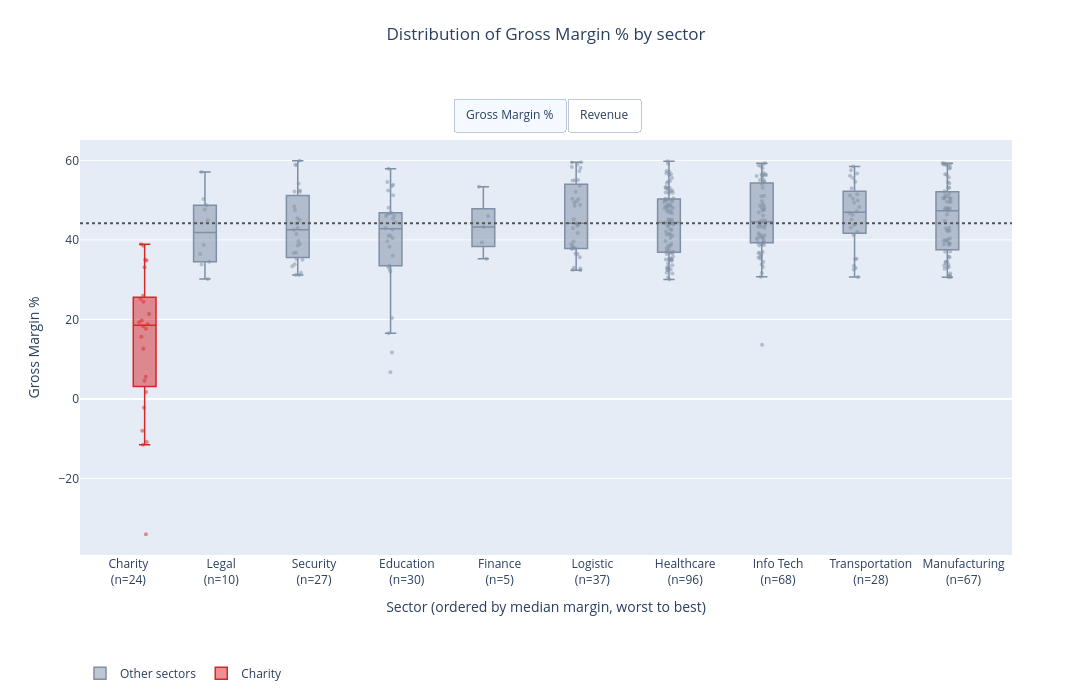

Notebook code for this chart:
### Code cell
# Charity gets its own trace so it can be coloured differently. It is the one
# sector whose whole distribution sits below the others.
sector_groups_elliot = [("Other sectors", "#7f8fa6", False),
                        ("Charity", "#d62728", True)]


def fig_sector_elliot(data, metric_name="Gross Margin %", show_buttons=False):
    """Box plot of one metric across the sectors, with Charity picked out."""
    if data.empty:
        return blank_figure("No clients match these filters")

    # With buttons we build both metrics and hide one. Without, just the one asked for.
    metrics_to_build = list(metrics_elliot) if show_buttons else [metric_name]

    is_charity = data["SECTOR"] == "Charity"
    fig = go.Figure()
    for name in metrics_to_build:
        metric = metrics_elliot[name]
        for group_name, group_colour, charity_group in sector_groups_elliot:
            subset = data[is_charity] if charity_group else data[~is_charity]
            fig.add_trace(go.Box(
                x=subset["sector_label"],
                y=subset[metric["col"]],
                name=group_name,
                marker_color=group_colour,
                boxpoints="all", jitter=0.5, pointpos=0,   # points on the box
                marker={"size": 4, "opacity": 0.5},
                line={"width": 1.5},
                visible=(name == metric_name),
                text=subset["point_text"],
                hovertemplate="%{text}<br>%{y:" + metric["fmt"] + "}"
                              + metric["suffix"] + "<extra></extra>",
            ))

    fig.update_layout(
        title={"text": "Distribution of " + metric_name + " by sector",
               "x": 0.5, "xanchor": "center", "y": 0.96, "yanchor": "top"},
        xaxis={"title": "Sector (ordered by median margin, worst to best)",
               "categoryorder": "array", "categoryarray": sector_label_order_elliot},
        yaxis={"title": metric_name,
               "type": metrics_elliot[metric_name]["axis_type"],
               "dtick": metrics_elliot[metric_name]["dtick"]},
        shapes=ref_shapes_elliot(metrics_elliot[metric_name], data),
        boxmode="group",
        legend={"orientation": "h", "y": -0.25},
        height=700 if show_buttons else DASH_CHART_HEIGHT,
        # The dashboard version has no buttons above the title, so it can
        # give the top margin back to the plot itself.
        margin={"t": 140 if show_buttons else 46, "b": 80},
    )

    if show_buttons:
        buttons = []
        for name in metrics_elliot:
            # Two traces per metric, so show that metric's pair and hide the rest.
            visible = []
            for built in metrics_to_build:
                for _ in sector_groups_elliot:
                    visible.append(built == name)
            buttons.append({
                "label": name,
                "method": "update",
                "args": [{"visible": visible},
                         {"yaxis.title.text": name,
                          "yaxis.type": metrics_elliot[name]["axis_type"],
                          "yaxis.dtick": metrics_elliot[name]["dtick"],
                          "shapes": ref_shapes_elliot(metrics_elliot[name], data),
                          "title.text": "Distribution of " + name + " by sector"}],
            })
        fig.update_layout(
            width = 1100,
            updatemenus=[{"type": "buttons", "direction": "right",
                          "buttons": buttons, "x": 0.5, "xanchor": "center",
                          "y": 1.10, "yanchor": "top", "showactive": True}])

    return fig


fig_sector_elliot(base_df_elliot, show_buttons=True).show()

### Figure 1 — Plotly figure (JSON) as saved in the notebook; plotly's stock layout.template omitted (floating-point values rounded to 4 significant figures; data arrays with more than 128 entries replaced by an {"elided": "..."} marker saying what was removed)
{"data": [{"boxpoints": "all", "hovertemplate": "%{text}<br>%{y:.1f}%<extra></extra>", "jitter": 0.5, "line": {"width": 1.5}, "marker": {"color": "#7f8fa6", "opacity": 0.5, "size": 4}, "name": "Other sectors", "pointpos": 0, "text": {"elided": "368 str values"}, "type": "box", "visible": true, "x": {"elided": "368 str values"}, "y": {"elided": "368 float values"}}, {"boxpoints": "all", "hovertemplate": "%{text}<br>%{y:.1f}%<extra></extra>", "jitter": 0.5, "line": {"width": 1.5}, "marker": {"color": "#d62728", "opacity": 0.5, "size": 4}, "name": "Charity", "pointpos": 0, "text": ["N1-001 · 2021", "N1-001 · 2022", "N1-001 · 2023", "N1-001 · 2024", "N1-001 · 2025", "N1-002 · 2021", "N1-002 · 2022", "N1-002 · 2023", "N1-002 · 2024", "N1-002 · 2025", "N1-003 · 2022", "N1-003 · 2023", "N1-003 · 2024", "N1-003 · 2025", "N1-005 · 2023", "N1-005 · 2024", "N1-005 · 2025", "N1-007 · 2024", "N1-007 · 2025", "N1-009 · 2024", "N1-009 · 2025", "N1-010 · 2024", "N1-010 · 2025", "N1-012 · 2025"], "type": "box", "visible": true, "x": ["Charity<br>(n=24)", "Charity<br>(n=24)", "Charity<br>(n=24)", "Charity<br>(n=24)", "Charity<br>(n=24)", "Charity<br>(n=24)", "Charity<br>(n=24)", "Charity<br>(n=24)", "Charity<br>(n=24)", "Charity<br>(n=24)", "Charity<br>(n=24)", "Charity<br>(n=24)", "Charity<br>(n=24)", "Charity<br>(n=24)", "Charity<br>(n=24)", "Charity<br>(n=24)", "Charity<br>(n=24)", "Charity<br>(n=24)", "Charity<br>(n=24)", "Charity<br>(n=24)", "Charity<br>(n=24)", "Charity<br>(n=24)", "Charity<br>(n=24)", "Charity<br>(n=24)"], "y": [21.34, 34.84, 18.84, 35.01, 5.6, 18.26, 33.15, 4.54, -7.98, -11.52, 1.73, 19.73, 19.29, 15.66, -34.05, 24.43, 38.55, -2.21, -10.84, 25.98, 38.94, 12.61, 17.64, 25.19]}, {"boxpoints": "all", "hovertemplate": "%{text}<br>%{y:,.0f} $<extra></extra>", "jitter": 0.5, "line": {"width": 1.5}, "marker": {"color": "#7f8fa6", "opacity": 0.5, "size": 4}, "name": "Other sectors", "pointpos": 0, "text": {"elided": "368 str values"}, "type": "box", "visible": false, "x": {"elided": "368 str values"}, "y": {"elided": "368 int values"}}, {"boxpoints": "all", "hovertemplate": "%{text}<br>%{y:,.0f} $<extra></extra>", "jitter": 0.5, "line": {"width": 1.5}, "marker": {"color": "#d62728", "opacity": 0.5, "size": 4}, "name": "Charity", "pointpos": 0, "text": ["N1-001 · 2021", "N1-001 · 2022", "N1-001 · 2023", "N1-001 · 2024", "N1-001 · 2025", "N1-002 · 2021", "N1-002 · 2022", "N1-002 · 2023", "N1-002 · 2024", "N1-002 · 2025", "N1-003 · 2022", "N1-003 · 2023", "N1-003 · 2024", "N1-003 · 2025", "N1-005 · 2023", "N1-005 · 2024", "N1-005 · 2025", "N1-007 · 2024", "N1-007 · 2025", "N1-009 · 2024", "N1-009 · 2025", "N1-010 · 2024", "N1-010 · 2025", "N1-012 · 2025"], "type": "box", "visible": false, "x": ["Charity<br>(n=24)", "Charity<br>(n=24)", "Charity<br>(n=24)", "Charity<br>(n=24)", "Charity<br>(n=24)", "Charity<br>(n=24)", "Charity<br>(n=24)", "Charity<br>(n=24)", "Charity<br>(n=24)", "Charity<br>(n=24)", "Charity<br>(n=24)", "Charity<br>(n=24)", "Charity<br>(n=24)", "Charity<br>(n=24)", "Charity<br>(n=24)", "Charity<br>(n=24)", "Charity<br>(n=24)", "Charity<br>(n=24)", "Charity<br>(n=24)", "Charity<br>(n=24)", "Charity<br>(n=24)", "Charity<br>(n=24)", "Charity<br>(n=24)", "Charity<br>(n=24)"], "y": [62351, 40991, 56385, 32822, 75911, 36428, 25460, 39496, 41470, 26817, 27981, 12501, 23979, 42850, 25043, 37592, 25204, 36131, 56727, 58835, 49767, 73476, 62331, 44356]}], "layout": {"boxmode": "group", "height": 700, "legend": {"orientation": "h", "y": -0.25}, "margin": {"b": 80, "t": 140}, "shapes": [{"line": {"color": "#555555", "dash": "dot", "width": 2}, "type": "line", "x0": 0, "x1": 1, "xref": "paper", "y0": 44.19, "y1": 44.19}], "title": {"text": "Distribution of Gross Margin % by sector", "x": 0.5, "xanchor": "center", "y": 0.96, "yanchor": "top"}, "updatemenus": [{"buttons": [{"args": [{"visible": [true, true, false, false]}, {"shapes": [{"line": {"color": "#555555", "dash": "dot", "width": 2}, "type": "line", "x0": 0, "x1": 1, "xref": "paper", "y0": 44.19, "y1": 44.19}], "title.text": "Distribution of Gross Margin % by sector", "yaxis.dtick": 20, "yaxis.title.text": "Gross Margin %", "yaxis.type": "linear"}], "label": "Gross Margin %", "method": "update"}, {"args": [{"visible": [false, false, true, true]}, {"shapes": [], "title.text": "Distribution of Revenue by sector", "yaxis.dtick": null, "yaxis.title.text": "Revenue", "yaxis.type": "log"}], "label": "Revenue", "method": "update"}], "direction": "right", "showactive": true, "type": "buttons", "x": 0.5, "xanchor": "center", "y": 1.1, "yanchor": "top"}], "width": 1100, "xaxis": {"categoryarray": ["Charity<br>(n=24)", "Legal<br>(n=10)", "Security<br>(n=27)", "Education<br>(n=30)", "Finance<br>(n=5)", "Logistic<br>(n=37)", "Healthcare<br>(n=96)", "Info Tech<br>(n=68)", "Transportation<br>(n=28)", "Manufacturing<br>(n=67)"], "categoryorder": "array", "title": {"text": "Sector (ordered by median margin, worst to best)"}}, "yaxis": {"dtick": 20, "title": {"text": "Gross Margin %"}, "type": "linear"}}}
